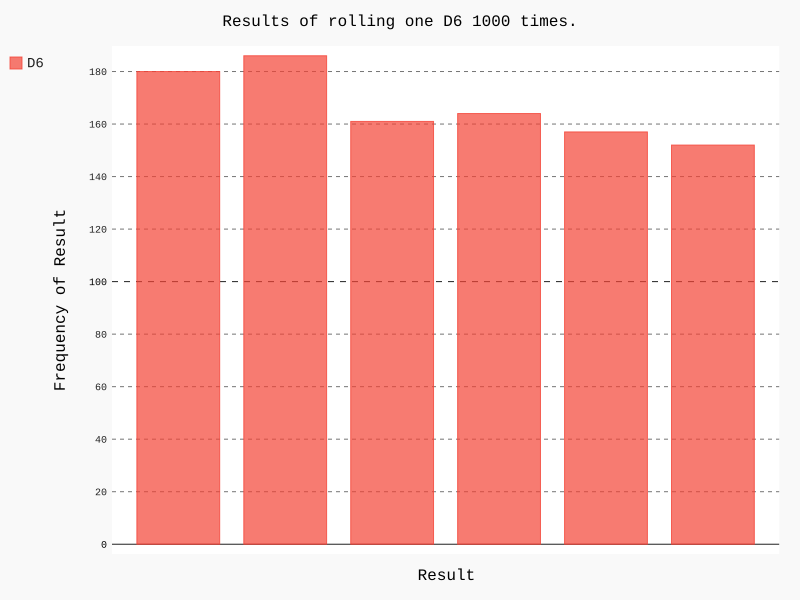

Reproduce this figure in Python.
import pygal

from die import Die

# 创建一个D6
die = Die()

# 掷几次骰子，并将结果存储在一个列表中
results = []
for roll_num in range(1000):
    result = die.roll()
    results.append(result)

# 分析结果
frequencies = []
for value in range(1, die.num_sides+1):
    frequency = results.count(value)
    frequencies.append(frequency)

# 对结果进行可视化
hist = pygal.Bar()

hist.title = "Results of rolling one D6 1000 times."
hist.x_label = ['1', '2', '3', '4', '5', '6']
hist.x_title = "Result"
hist.y_title = "Frequency of Result"

hist.add('D6', frequencies)
hist.render_to_file('die_visual.svg')
